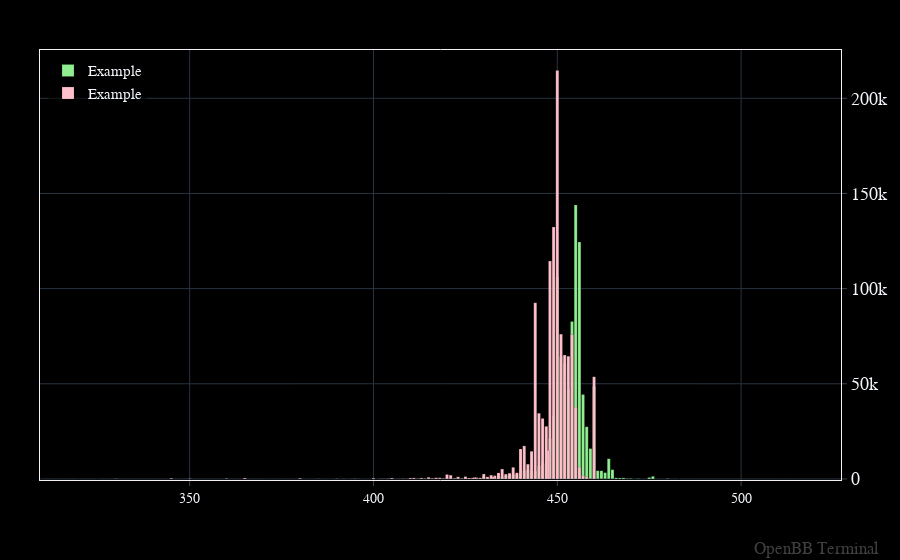

Source (notebook cell):
### Code cell
option_absolute_plot = OpenBBFigure()

option_absolute_plot.add_bar(
    x=dataframe['Strike'],
    y=dataframe['GEX CALL'],
    name='Example',
    marker_color="lightgreen",
    width=0.8
)

option_absolute_plot.add_bar(
    x=dataframe['Strike'],
    y=-dataframe['GEX PUT'],
    name='Example',
    marker_color="pink",
    width=0.8
)
option_absolute_plot.update_layout()
option_absolute_plot.show(external=False)

### Figure 1 — Plotly figure (JSON) as saved in the notebook; plotly's stock layout.template omitted (floating-point values rounded to 4 significant figures; data arrays with more than 128 entries replaced by an {"elided": "..."} marker saying what was removed)
{"data": [{"marker": {"color": "lightgreen", "line": {"width": 0.15}}, "name": "Example", "type": "bar", "width": 0.8, "x": {"elided": "158 float values"}, "y": {"elided": "158 float values"}}, {"marker": {"color": "pink", "line": {"width": 0.15}}, "name": "Example", "type": "bar", "width": 0.8, "x": {"elided": "158 float values"}, "y": {"elided": "158 float values"}}], "layout": {"annotations": [{"font": {"color": "gray", "size": 17}, "opacity": 0.5, "showarrow": false, "text": "OpenBB Terminal", "x": 1, "xanchor": "right", "xref": "paper", "xshift": 40, "y": 0, "yanchor": "bottom", "yref": "paper", "yshift": -80}], "autosize": true, "bargap": 0, "bargroupgap": 0, "barmode": "overlay", "legend": {"orientation": "v"}, "margin": {"b": 80, "l": 40, "r": 50, "t": 50}, "xaxis": {"autorange": false, "range": [309.3, 527.2], "type": "linear"}, "yaxis": {"autorange": false, "range": [-560.9, 225400.0], "type": "linear"}}}
